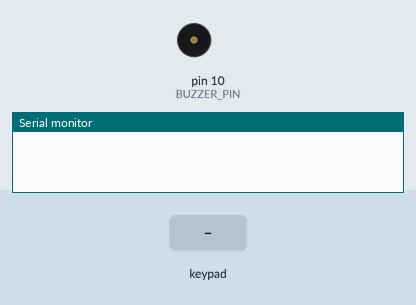
Simulated run of this sketch. Board: Arduino Uno, built with avr-gcc and run on an emulated ATmega328P. On the bench: buzzer (waves = sounding), the last lines printed to the serial monitor. The test bench sets the inputs (shaded band).

Above: at 1.2 s.
1.3 s: keypad keys 5 4 3 2 pressed 0.4 s apart
At 1.48 s:
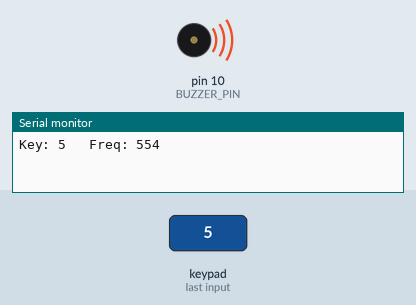
4.4 s: key 'A' pressed
At 5.6 s:
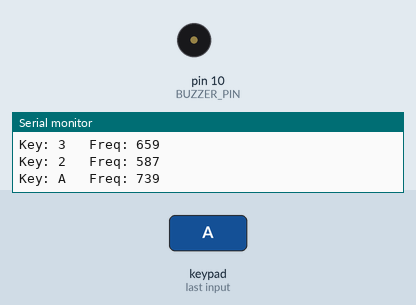
5.9 s: key 'B' pressed
At 6.07 s:
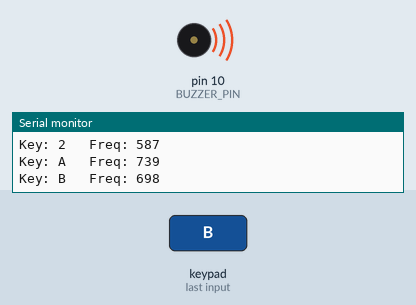
7.4 s: keypad keys 5 4 3 2 # pressed 0.4 s apart
At 10.5 s:
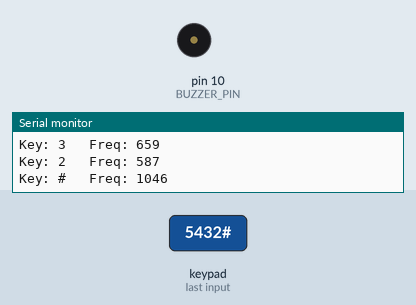
10.9 s: key 'C' pressed
At 11.08 s:
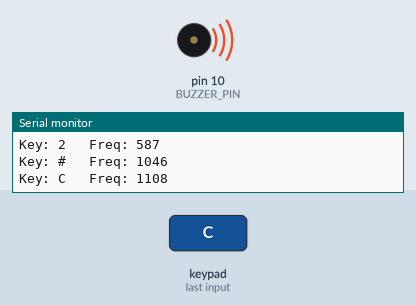
12.4 s: keypad keys 5 4 3 2 * pressed 0.4 s apart
At 15.4 s:
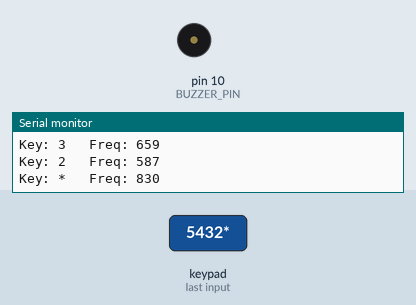
Timing chart, 0 to 16.9 s (numbered marks = the images above; inputs shaded):
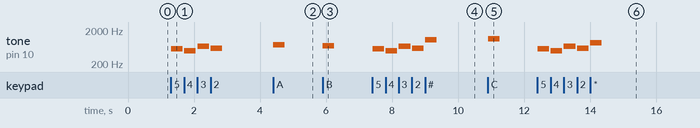

The sketch:

Day-12-Buzzer.ino
```cpp
/*
 * 30 Days - Lost in Space
 * Day 12 - Can you hear us?
 *
 * Learn more at https://learn.inventr.io/adventure
 *
 * Today we will use the Keypad from Day 11 to control musical TONES using a
 * small speaker.  To do this we will show how to take the characters returned
 * by the Keypad library and convert them to musical notes played by our speaker.
 * Tones will play until changed or stopped (by pressing the 'D' button at the
 * bottom right of our 4x4 button matrix)
 *
 * Alex Eschenauer
 * David Schmidt
 * Greg Lyzenga
 */

/*
 * Arduino concepts introduced/documented in this lesson.
 * - libraries: Code provided by others that we can use in our sketches
 * - char type: Represents a single character like 'A', 'd', '4' or '*'.
 * - arrays:    Variables of the same type arranged as a list where each item
 *              can be accessed using an index.  Arrays can be one dimensional
 *              like a list (with one index) or two dimensional like a spreadsheet
 *              table with rows and columns (using row and column indexes).
 * - for loop:  Used to repeately perform actions.
 *
 * Parts and electronics concepts introduced in this lesson.
 */

// Explicitly include Arduino.h
#include "Arduino.h"

// Include Keypad library
#include <Keypad.h>

const byte ROWS = 4;
const byte COLS = 4;

const byte ROW_PINS[ROWS] = { 5, 4, 3, 2 };
const byte COL_PINS[COLS] = { 6, 7, 8, 9 };

char BUTTONS[ROWS][COLS] = {
  { '1', '2', '3', 'A' },  // 1st row
  { '4', '5', '6', 'B' },  // 2nd row
  { '7', '8', '9', 'C' },  // 3rd row
  { '*', '0', '#', 'D' }   // 4th row
};

Keypad myAwesomePad = Keypad(makeKeymap(BUTTONS), ROW_PINS, COL_PINS, ROWS, COLS);

const unsigned int TONES[ROWS][COLS] = {
  // a frequency tone for each button
  { 31, 93, 147, 208 },
  { 247, 311, 370, 440 },
  { 523, 587, 698, 880 },
  { 1397, 2637, 3729, 0 }  // Use frequency of 0 for bottom right key to end tone.
};

unsigned int TONESV2[256];

const byte BUZZER_PIN = 10;  // pin 10 drives the buzzer

void setup() {
  Serial.begin(9600);  // Begin monitoring via the serial monitor

  // TONESV2['1'] = 31;
  // TONESV2['2'] = 93;
  // TONESV2['3'] = 147;
  // TONESV2['A'] = 208;
  // TONESV2['4'] = 247;
  // TONESV2['5'] = 311;
  // TONESV2['6'] = 370;
  // TONESV2['B'] = 440;
  // TONESV2['7'] = 523;
  // TONESV2['8'] = 587;
  // TONESV2['9'] = 698;
  // TONESV2['C'] = 880;
  // TONESV2['*'] = 1397;
  // TONESV2['0'] = 2637;
  // TONESV2['#'] = 3729;
  // TONESV2['D'] = 0;

  TONESV2['1'] = 523; // C
  TONESV2['2'] = 587; // D
  TONESV2['3'] = 659; // E
  TONESV2['A'] = 739; // F#

  TONESV2['4'] = 493; // B
  TONESV2['5'] = 554; // C#
  TONESV2['6'] = 622; // D#
  TONESV2['B'] = 698; // F

  TONESV2['7'] = 783; // G
  TONESV2['8'] = 880; // A
  TONESV2['9'] = 987; // B
  TONESV2['C'] = 1108; // C#

  TONESV2['*'] = 830; // G#
  TONESV2['0'] = 932; // A#
  TONESV2['#'] = 1046; // C
  TONESV2['D'] = 0;
}


void loop() {
  char button_character = myAwesomePad.waitForKey();  // Wait for a button to be pressed

  /*
   * For loops:
   * for() has three parts.  Each is part is :
   *              START - operations performed when loop starts
   *              CONDITION - evaluate this condition as a boolean and stop loop
   *                          when false
   *              STEP - operations performed every time for loop ends
   *
   * NOTE: you will often see the short variable names "i", "j" and "k" used
   *       for variables in the for statement.  Those particular letters are used
   *       mostly for historical reasons going back to the FORTRAN language, but
   *       the variables in loops tend to be short in order to keep the for command
   *       readable.  The short names also remind you when used that they change
   *       each time through the loop.
   */
  unsigned int tone_frequency = 0;  // Frequency to use for tone (default to 0, no tone)
  // for (byte i = 0; i < ROWS; i++) {
  //   for (byte j = 0; j < COLS; j++) {
  //     if (button_character == BUTTONS[i][j]) {  // found it, get the corresponding tone
  //       tone_frequency = TONES[i][j];
  //     }

  //   }  // end j loop
  // }    // end i loop

  tone_frequency = TONESV2[button_character];

  Serial.print("Key: ");  //   send the button_character to serial monitor...
  Serial.print(button_character);
  Serial.print("   Freq: ");
  Serial.println(tone_frequency);

  const unsigned int toneLength = 350;

  /*
   * The tone() function plays a tone until stopped.  The code continues to run as the tone plays.
   */
  if (tone_frequency > 0) {                // If tone frequency greater than 0...
    tone(BUZZER_PIN, tone_frequency);  // ...then play the tone at that frequency until stopped
    delay(toneLength);
    noTone(BUZZER_PIN);
  } else {
    Serial.println("Stop tone");
    noTone(BUZZER_PIN);  // Stop pressed (tone frequency of 0) so stop any tone playing
  }
}
```

Measured:
- after the input at 1.3 s, tone on pin 10 (BUZZER_PIN): plays 554 Hz for 0.35 s, 493 Hz for 0.35 s, 659 Hz for 0.35 s, 587 Hz for 0.35 s, starting at once
- after the input at 4.4 s, tone on pin 10 (BUZZER_PIN): silent → 739 Hz at once, → silent 0.35 s later
- after the input at 5.9 s, tone on pin 10 (BUZZER_PIN): silent → 698 Hz at once, → silent 0.35 s later
- after the input at 7.4 s, tone on pin 10 (BUZZER_PIN): plays 554 Hz for 0.35 s, 493 Hz for 0.35 s, 659 Hz for 0.35 s, 587 Hz for 0.35 s, 1046 Hz for 0.35 s, starting at once
- after the input at 10.9 s, tone on pin 10 (BUZZER_PIN): silent → 1108 Hz at once, → silent 0.35 s later
- after the input at 12.4 s, tone on pin 10 (BUZZER_PIN): plays 554 Hz for 0.35 s, 493 Hz for 0.35 s, 659 Hz for 0.35 s, 587 Hz for 0.35 s, 830 Hz for 0.35 s, starting at once
